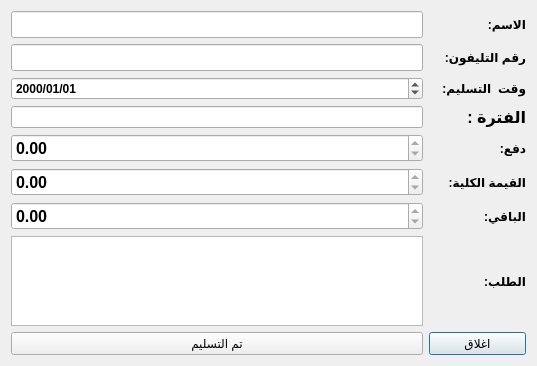
<?xml version="1.0" encoding="UTF-8"?>
<ui version="4.0">
 <class>Dialog</class>
 <widget class="QDialog" name="Dialog">
  <property name="geometry">
   <rect>
    <x>0</x>
    <y>0</y>
    <width>537</width>
    <height>366</height>
   </rect>
  </property>
  <property name="windowTitle">
   <string>تعديل عملية شراء</string>
  </property>
  <property name="windowIcon">
   <iconset resource="logo.qrc">
    <normaloff>:/logo/logo23.png</normaloff>:/logo/logo23.png</iconset>
  </property>
  <layout class="QGridLayout" name="gridLayout">
   <item row="2" column="0">
    <widget class="QDateEdit" name="dateEdit">
     <property name="font">
      <font>
       <weight>75</weight>
       <bold>true</bold>
      </font>
     </property>
     <property name="displayFormat">
      <string>yyyy/MM/dd</string>
     </property>
    </widget>
   </item>
   <item row="4" column="0">
    <widget class="QDoubleSpinBox" name="doubleSpinBox">
     <property name="font">
      <font>
       <pointsize>12</pointsize>
       <weight>75</weight>
       <bold>true</bold>
      </font>
     </property>
     <property name="readOnly">
      <bool>true</bool>
     </property>
     <property name="maximum">
      <double>10000000000000000303786028427003666890752.000000000000000</double>
     </property>
    </widget>
   </item>
   <item row="2" column="1">
    <widget class="QLabel" name="label_7">
     <property name="font">
      <font>
       <weight>75</weight>
       <bold>true</bold>
      </font>
     </property>
     <property name="text">
      <string>وقت  التسليم:    </string>
     </property>
    </widget>
   </item>
   <item row="0" column="0">
    <widget class="QLineEdit" name="lineEdit">
     <property name="font">
      <font>
       <pointsize>12</pointsize>
       <weight>75</weight>
       <bold>true</bold>
      </font>
     </property>
     <property name="readOnly">
      <bool>true</bool>
     </property>
    </widget>
   </item>
   <item row="0" column="1">
    <widget class="QLabel" name="label">
     <property name="font">
      <font>
       <weight>75</weight>
       <bold>true</bold>
      </font>
     </property>
     <property name="text">
      <string>الاسم: </string>
     </property>
    </widget>
   </item>
   <item row="5" column="1">
    <widget class="QLabel" name="label_5">
     <property name="font">
      <font>
       <weight>75</weight>
       <bold>true</bold>
      </font>
     </property>
     <property name="text">
      <string>القيمة الكلية:</string>
     </property>
    </widget>
   </item>
   <item row="5" column="0">
    <widget class="QDoubleSpinBox" name="doubleSpinBox_3">
     <property name="font">
      <font>
       <pointsize>12</pointsize>
       <weight>75</weight>
       <bold>true</bold>
      </font>
     </property>
     <property name="readOnly">
      <bool>true</bool>
     </property>
     <property name="maximum">
      <double>10000000000000000303786028427003666890752.000000000000000</double>
     </property>
    </widget>
   </item>
   <item row="1" column="1">
    <widget class="QLabel" name="label_2">
     <property name="font">
      <font>
       <weight>75</weight>
       <bold>true</bold>
      </font>
     </property>
     <property name="text">
      <string>رقم التليفون:</string>
     </property>
    </widget>
   </item>
   <item row="7" column="1">
    <widget class="QLabel" name="label_6">
     <property name="font">
      <font>
       <weight>75</weight>
       <bold>true</bold>
      </font>
     </property>
     <property name="text">
      <string>الطلب:</string>
     </property>
    </widget>
   </item>
   <item row="7" column="0">
    <widget class="QTextBrowser" name="textBrowser">
     <property name="font">
      <font>
       <weight>75</weight>
       <bold>true</bold>
      </font>
     </property>
    </widget>
   </item>
   <item row="6" column="0">
    <widget class="QDoubleSpinBox" name="doubleSpinBox_2">
     <property name="font">
      <font>
       <pointsize>12</pointsize>
       <weight>75</weight>
       <bold>true</bold>
      </font>
     </property>
     <property name="readOnly">
      <bool>true</bool>
     </property>
     <property name="maximum">
      <double>10000000000000000303786028427003666890752.000000000000000</double>
     </property>
    </widget>
   </item>
   <item row="8" column="1">
    <widget class="QPushButton" name="pushButton_2">
     <property name="cursor">
      <cursorShape>PointingHandCursor</cursorShape>
     </property>
     <property name="text">
      <string>اغلاق</string>
     </property>
    </widget>
   </item>
   <item row="8" column="0">
    <widget class="QPushButton" name="pushButton">
     <property name="cursor">
      <cursorShape>PointingHandCursor</cursorShape>
     </property>
     <property name="text">
      <string>تم التسليم</string>
     </property>
    </widget>
   </item>
   <item row="6" column="1">
    <widget class="QLabel" name="label_4">
     <property name="font">
      <font>
       <weight>75</weight>
       <bold>true</bold>
      </font>
     </property>
     <property name="text">
      <string>الباقي:</string>
     </property>
    </widget>
   </item>
   <item row="3" column="0">
    <widget class="QLineEdit" name="lineEdit_3">
     <property name="readOnly">
      <bool>true</bool>
     </property>
    </widget>
   </item>
   <item row="3" column="1">
    <widget class="QLabel" name="label_8">
     <property name="font">
      <font>
       <pointsize>12</pointsize>
       <weight>75</weight>
       <bold>true</bold>
      </font>
     </property>
     <property name="text">
      <string>الفترة :</string>
     </property>
    </widget>
   </item>
   <item row="4" column="1">
    <widget class="QLabel" name="label_3">
     <property name="font">
      <font>
       <weight>75</weight>
       <bold>true</bold>
      </font>
     </property>
     <property name="text">
      <string>دفع:</string>
     </property>
    </widget>
   </item>
   <item row="1" column="0">
    <widget class="QLineEdit" name="lineEdit_2">
     <property name="font">
      <font>
       <pointsize>12</pointsize>
       <weight>75</weight>
       <bold>true</bold>
      </font>
     </property>
     <property name="readOnly">
      <bool>true</bool>
     </property>
    </widget>
   </item>
  </layout>
 </widget>
 <resources>
  <include location="logo.qrc"/>
 </resources>
 <connections/>
</ui>
